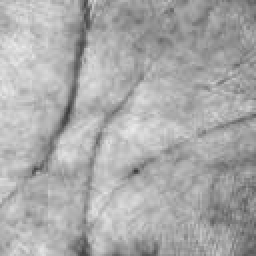
%> input picture 20230506 掌纹识别系统/test_image.jpg, 128 x 128 px (shown 2 times larger)
$ octave --eval "result = Process_Main(imread('../20230506 掌纹识别系统/test_image.jpg'));"   (GNU Octave 9; MATLAB toolbox functions it lacks are replaced by stand-ins)
%> lines starting %> are read from the running program, lines starting %| are printed output that depends on the picture; in (x1, y1, x2, y2) boxes, pixels count from 0 and x2, y2 are one past the last pixel; in counts of white or black regions, pixels touching at a corner belong together; the program's own positions count from 1
### 20230606 路面裂缝检测算法/hist_con.m
function s_out = hist_con(s_in, flag)
% 输入参数s_in为图像数据，flag为是否显示结果的标志位
% 如果未提供flag参数，默认为0，不显示结果

if nargin < 2
    flag = 0;
end

% 判断输入图像的维度，如果为3维则将其转换为灰度图像
if ndims(s_in) == 3
    I = rgb2gray(s_in);
else
    I = s_in;
end

% 对灰度图像进行直方图均衡化
s_out = histeq(I);

% 如果flag为真，则显示原图、原图直方图、均衡化结果和均衡化结果直方图
if flag
    figure;
    subplot(2, 2, 1); imshow(I); title('原图');
    subplot(2, 2, 2); imhist(I); title('原图直方图');
    subplot(2, 2, 3); imshow(s_out); title('均衡化结果');
    subplot(2, 2, 4); imhist(s_out); title('均衡化结果直方图');
end

### 20230606 路面裂缝检测算法/med_process.m
function s_out = med_process(s_in, flag)
% 中值滤波处理函数
if nargin < 2
    flag = 0;
end

% 判断输入图像的维度
if ndims(s_in) == 3
    % 如果是三通道图像，则将其转换为灰度图像
    I = rgb2gray(s_in);
else
    % 如果是灰度图像，则直接使用
    I = s_in;
end

% 对输入图像进行中值滤波处理
s_out = medfilt2(I);

% 根据标志位进行可视化展示
if flag
    figure;
    subplot(2, 2, 1); imshow(I); title('原图');
    subplot(2, 2, 2); imhist(I); title('原图直方图');
    subplot(2, 2, 3); imshow(s_out); title('中值滤波');
    subplot(2, 2, 4); imhist(s_out); title('中值滤波直方图');
end

### 20230606 路面裂缝检测算法/adjgamma.m
function newim = adjgamma(im, g)
% 根据输入图像和Gamma参数调整图像亮度
% 参数：
%   im：输入图像
%   g：Gamma参数（可选，默认为1）
% 返回值：
%   newim：调整后的图像

if nargin < 2
    g = 1;  % 如果未提供Gamma参数，则默认为1
end

if g <= 0
    error('Gamma参数必须大于0');  % 检查Gamma参数是否大于0，如果小于等于0则抛出错误
end

if ndims(im) == 3
    I = rgb2gray(im);  % 如果图像是RGB格式，则转换为灰度图像
else
    I = im;  % 否则，图像已经是灰度图像
end

if isa(I, 'uint8')
    newim = double(I);  % 如果图像是uint8类型，转换为double类型
else
    newim = I;  % 否则，图像已经是double类型
end

newim = newim - min(min(newim));  % 将图像灰度值减去最小值，使得最小值变为0
newim = newim ./ max(max(newim));  % 将图像灰度值除以最大值，使得最大值变为1
newim = newim .^ (1/g);  % 对图像进行Gamma校正，通过将每个像素的值提升到1/g次幂来调整亮度

% 返回调整后的图像

### 20230606 路面裂缝检测算法/IterProcess.m
function [bw, th] = IterProcess(Img)
% 判断输入图像的维度，如果是三维则转换为灰度图像
if ndims(Img) == 3
    I = rgb2gray(Img);
else
    I = Img;
end

% 初始阈值的设置
T0 = (double(max(I(:))) + double(min(I(:))))/2;
flag = 1;

% 迭代过程，直到阈值不再变化
while flag
    % 根据当前阈值将图像分为两部分：大于阈值和小于等于阈值
    ind1 = I > T0;
    ind2 = ~ind1;

    % 根据两部分的平均灰度值计算新的阈值
    T1 = (mean(double(I(ind1))) + mean(double(I(ind2))))/2;

    % 判断新旧阈值之间的差异是否大于0.5
    flag = abs(T1-T0) > 0.5;

    % 更新阈值为新计算得到的值
    T0 = T1;
end

% 输出二值化结果和最终确定的阈值
bw = ind1;
th = T1;

### 20230606 路面裂缝检测算法/bw_filter.m
function bwn = bw_filter(bw, keepnum)
% 输入参数bw为二值图像，keepnum为保留的连通区域数量
% 如果未提供keepnum参数，默认为15

if nargin < 2
    keepnum = 15;
end

% 对输入的二值图像进行连通区域标记，使用8连通区域标记
[L, num] = bwlabel(bw, 8);

% 创建一个大小为num的零向量Ln
Ln = zeros(1, num);

% 获取各个连通区域的面积并存储到Ln中
stats = regionprops(L, 'Area');
Ln = cat(1, stats.Area);

% 对Ln按照面积进行排序，并返回排序后的结果Ln和对应的索引ind
[Ln, ind] = sort(Ln);

% 如果连通区域的数量大于等于keepnum
if num > keepnum || num == keepnum
    % 遍历前num-keepnum个连通区域
    for i = 1 : num - keepnum
        % 将这些连通区域对应的像素置为0，即去除这些连通区域
        bw(L == ind(i)) = 0;
    end
end

% 将处理后的二值图像返回
bwn = bw;

### 20230606 路面裂缝检测算法/Identify_Object.m
function bwn = Identify_Object(bw, MinArea, MinRate)
% 输入参数bw为二值图像，MinArea为最小区域面积，MinRate为最小长宽比
% 如果未提供MinArea和MinRate参数，默认值分别为20和3

if nargin < 3
    MinRate = 3;
end
if nargin < 2
    MinArea = 20;
end

% 对二值图像进行连通区域标记
[L, num] = bwlabel(bw);

% 计算各个连通区域的面积、主轴长度和次轴长度
stats = regionprops(L, 'Area', 'MajorAxisLength', 'MinorAxisLength');
Ap = cat(1, stats.Area);
Lp1 = cat(1, stats.MajorAxisLength);
Lp2 = cat(1, stats.MinorAxisLength);

% 计算各个连通区域的长宽比
Lp = Lp1 ./ Lp2;

% 根据最小区域面积MinArea，将面积小于MinArea的连通区域设为背景
for i = 1:num
    if Ap(i) < MinArea
        bw(L == i) = 0;
    end
end

% 计算最小长宽比阈值MinRate
MinRate = max(Lp) * 0.4;

% 根据最小长宽比MinRate，将长宽比小于MinRate的连通区域设为背景
for i = 1:num
    if Lp(i) < MinRate
        bw(L == i) = 0;
    end
end

bwn = bw;

### 20230606 路面裂缝检测算法/Project.m
function [projectr, projectc] = Project(bw)
% 投影函数，计算二值图像的行投影和列投影

% 计算行投影
projectr = sum(bw, 2);

% 计算列投影
projectc = sum(bw, 1);

### 20230606 路面裂缝检测算法/Judge_Crack.m
function bwn = Judge_Crack(bw, Ig, th)
% 根据给定的阈值判断裂缝
if nargin < 3
    th = 20;
end

% 对输入的二值化图像进行标记连通域操作
[L, num] = bwlabel(bw);

% 将灰度图像转换为uint8类型，并进行归一化处理
Ig = im2uint8(mat2gray(Ig));
Ig = double(Ig);

% 对每个连通域进行处理
stats = regionprops(L, 'Area', 'BoundingBox');
for i = 1 : num
    % 获取连通域的边界框坐标
    Ymin = round(stats(i).BoundingBox(1));
    Ymax = round(stats(i).BoundingBox(1) + stats(i).BoundingBox(3));
    Xmin = round(stats(i).BoundingBox(2));
    Xmax = round(stats(i).BoundingBox(2) + stats(i).BoundingBox(4));

    % 计算边界框内像素的灰度值总和
    sum1(i) = 0;
    for k1 = Xmin : Xmax-1
        for k2 = Ymin : Ymax-1
            sum1(i) = sum1(i) + Ig(k1, k2);
        end
    end

    % 计算边界框的面积
    RectArea(i) = stats(i).BoundingBox(3)*stats(i).BoundingBox(4);

    % 计算边界框内像素的平均灰度值
    Average1(i) = sum1(i)/RectArea(i);

    % 提取连通域内的像素灰度值
    [r, c] = find(L == i);
    Ln(i) = length(find(L==i));
    for j = 1 : Ln(i)
        gv(i, j) = Ig(r(j), c(j));
    end

    % 计算连通域内像素的灰度值总和
    sum2(i) = sum(gv(i, :));

    % 计算连通域内像素的平均灰度值
    Average2(i) = sum2(i)/Ln(i);

    % 计算两个平均灰度值之间的差值
    Sub(i) = abs(Average1(i) - Average2(i));

    % 如果差值小于阈值，则将该连通域标记为非裂缝区域
    if Sub(i) < th
        bw(find(L==i)) = 0;
    end
end

% 输出处理后的二值化图像
bwn = bw;

### 20230606 路面裂缝检测算法/Bridge_Crack.m
function bwn = Bridge_Crack(bw)
% 桥梁裂缝图像处理函数，用于检测和修复裂缝
% 参数：
%   bw：输入的二值化图像
% 返回值：
%   bwn：修复后的二值化图像

[row, col] = size(bw);  % 获取图像的行数和列数
[L, num] = bwlabel(bw);  % 对二值图像进行连通区域标记，获取连通区域数量和标记图像
bwn = bw;  % 复制输入图像，用于修复操作

if num < 2
    return;  % 如果连通区域数量小于2，则无需修复，直接返回
end

stats = regionprops(L, 'BoundingBox');  % 获取每个连通区域的边界框信息

% 遍历每个连通区域，进行裂缝修复
for i = 1:num
    l(i) = round(stats(i).BoundingBox(1) + 0.5);  % 获取边界框的左边界坐标
    b(i) = round(stats(i).BoundingBox(2) - 0.5);  % 获取边界框的下边界坐标
    r(i) = round(stats(i).BoundingBox(1) + stats(i).BoundingBox(3) - 1.5);  % 获取边界框的右边界坐标
    rb(i) = round(stats(i).BoundingBox(2) + stats(i).BoundingBox(4));  % 获取边界框的上边界坐标
end

l(l<=0) = 1;  % 对边界坐标进行修正，确保不越界
b(b<=0) = 1;
r(r>=col) = col;
rb(rb>=row) = row;

try
    % 遍历连通区域，进行裂缝修复操作
    for i = 1:num-1
        for j = b(i):rb(i)
            if bw(j, r(i)) ~= 0
                break;  % 找到裂缝的边界位置，结束循环
            end
        end
        for k = b(i+1):rb(i+1)
            if bw(k, l(i+1)) ~= 0
                break;  % 找到裂缝的边界位置，结束循环
            end
        end

        % 根据裂缝的位置进行修复操作
        Yi = l(i+1);
        Ya = r(i);
        Xi = k;
        Xa = j;
        d = Yi - Ya;
        e = Xa - Xi;

        % 根据裂缝位置的不同情况进行修复
        if e > 0
            if (d > e) || (d == e)
                for p = 1:e
                    bw(j-p, r(i)+p) = 1;
                    bw(j-p-1, r(i)+p) = 1;
                    bw(j-p+1, r(i)+p) = 1;
                end
                for q = e+1:d-1
                    bw(j-e, r(i)+q) = 1;
                    bw(j-e-1, r(i)+q) = 1;
                    bw(j-e+1, r(i)+q) = 1;
                end
            end
            if d < e
                for p = 1:d
                    bw(j-p, r(i)+d) = 1;
                    bw(j-p-1, r(i)+d) = 1;
                    bw(j-p+1, r(i)+d) = 1;
                end
                for q = d+1:e-1
                    bw(j-q, r(i)+d) = 1;
                    bw(j-q, r(i)+d-1) = 1;
                    bw(j-q, r(i)+d+1) = 1;
                end
            end
            if d == 0
                for p = 1:e
                    bw(j-p, r(i)) = 1;
                    bw(j-p, r(i)-1) = 1;
                    bw(j-p, r(i)+1) = 1;
                end
            end
        end
        if e < 0
            e = abs(e);
            if (d > e) || (d == e)
                for p = 1:e
                    bw(j+p, r(i)+p) = 1;
                    bw(j+p-1, r(i)+p) = 1;
                    bw(j+p+1, r(i)+p) = 1;
                end
                for q = e+1:d-1
                    bw(j+e, r(i)+q) = 1;
                    bw(j+e-1, r(i)+q) = 1;
                    bw(j+e+1, r(i)+q) = 1;
                end
            end
            if d < e
                for p = 1:d
                    bw(j+p, r(i)+p) = 1;
                    bw(j+p-1, r(i)+p) = 1;
                    bw(j+p+1, r(i)+p) = 1;
                end
                for q = d+1:e-1
                    bw(j+q, r(i)+d) = 1;
                    bw(j+q, r(i)+d-1) = 1;
                    bw(j+q, r(i)+d+1) = 1;
                end
            end
            if d == 0
                for p = 1:e
                    bw(j+p, r(i)) = 1;
                    bw(j+p, r(i)-1) = 1;
                    bw(j+p, r(i)+1) = 1;
                end
            end
        end
        if e == 0
            for p = 1:d
                bw(j, r(i)+p) = 1;
                bw(j-1, r(i)+p) = 1;
                bw(j+1, r(i)+p) = 1;
            end
        end
        if d < 0
            for p = min(Xa, Xi):max(Xa, Xi)
                for q = min(Ya, Yi):max(Ya, Yi)
                    bw(p, q) = 1;
                end
            end
        end
    end
catch
    bwn = bw;
    return;  % 出现错误时，返回原始图像
end

bwn = bw;  % 返回修复后的图像

### 20230606 路面裂缝检测算法/Judge_Direction.m
function [flag, rect] = Judge_Direction(bw)
% 判断裂缝的方向
[L, num] = bwlabel(bw);

% 获取连通域的面积和边界框信息
stats = regionprops(bw, 'Area', 'BoundingBox');
Area = cat(1, stats.Area);

% 按照面积进行降序排序
[Area, ind] = sort(Area, 'descend');

% 判断连通域数量
if num == 1
    % 如果只有一个连通域，则直接使用其边界框作为结果
    rect = stats.BoundingBox;
else
    % 如果有多个连通域，则选取面积最大的两个连通域的边界框进行合并
    rect1 = stats(ind(1)).BoundingBox;
    rect2 = stats(ind(2)).BoundingBox;

    % 合并两个边界框的位置信息
    s1 = [rect1(1); rect2(1)];
    s2 = [rect1(2); rect2(2)];
    s = [min(s1) min(s2) rect1(3)+rect2(3) rect1(4)+rect2(4)];
    rect = s;
end

% 计算边界框的宽高比
rate = rect(3)/rect(4);

% 根据宽高比判断裂缝的方向
if rate > 1
    % 宽度大于高度，判断为横向裂缝
    flag = 1;
else
    % 宽度小于等于高度，判断为纵向裂缝
    flag = 2;
end

### 20230606 路面裂缝检测算法/Process_Main.m
function Result = Process_Main(I)
% 主处理函数，对输入图像进行一系列处理，并返回结果

% 判断输入图像的维度，若为彩色图像则转换为灰度图像
if ndims(I) == 3
    I1 = rgb2gray(I);
else
    I1 = I;
end

% 直方图均衡化
I2 = hist_con(I1);

% 中值滤波
I3 = med_process(I2);

% 对比度增强
I4 = adjgamma(I3, 2);

% 迭代阈值处理
[bw, th] = IterProcess(I4);

% 取反，得到裂缝图像
bw = ~bw;

% 使用尺寸滤波器对裂缝图像进行处理
bwn1 = bw_filter(bw, 15);

% 对处理后的裂缝图像进行标记和筛选
bwn2 = Identify_Object(bwn1);

% 计算裂缝图像的行投影和列投影
[projectr, projectc] = Project(bwn2);

% 获取裂缝图像的尺寸
[r, c] = size(bwn2);

% 对裂缝图像进行裂缝判定处理
bwn3 = Judge_Crack(bwn2, I4);

% 对裂缝图像进行裂缝连接处理
bwn4 = Bridge_Crack(bwn3);

% 判断裂缝的方向
[flag, rect] = Judge_Direction(bwn4);

% 根据裂缝方向确定结果字符串和裂缝宽度的最大和最小值
if flag == 1
    str = '横向裂缝';
    wdmax = max(projectc);
    wdmin = min(projectc);
else
    str = '纵向裂缝';
    wdmax = max(projectr);
    wdmin = min(projectr);
end

% 构建结果结构体
Result.Image = I1;
Result.hist = I2;
Result.Medfilt = I3;
Result.Enance = I4;
Result.Bw = bw;
Result.BwFilter = bwn1;
Result.CrackRec = bwn2;
Result.Projectr = projectr;
Result.Projectc = projectc;
Result.CrackJudge = bwn3;
Result.CrackBridge = bwn4;
Result.str = str;
Result.rect = rect;
Result.BwEnd = bwn4;
Result.BwArea = bwarea(bwn4);%计算裂缝面积
Result.BwLength = max(rect(3:4));
Result.BwWidthMax = wdmax;
Result.BwWidthMin = wdmin;
Result.BwTh = th;
%> in Process_Main, I1 is the input picture: size 128x128 uint8; min 59, max 235, mean 169.9
%> in adjgamma, `newim = newim .^ (1/g);`:
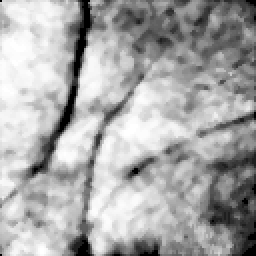
%> newim: size 128x128 double (shown 2 times larger); min 0, max 1, mean 0.661
%> in IterProcess, `T0 = (double(max(I(:))) + double(min(I(:))))/2;`: T0 = 0.5
%> the loop in IterProcess, `while flag` made 1 pass
%> (T1, flag, T0) on pass 1: (0.544, false, 0.544)
%> pass 1, in IterProcess, `ind1 = I > T0;`:
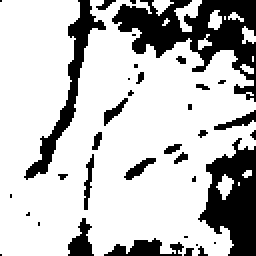
%> ind1: size 128x128 logical (shown 2 times larger); 75.6% white; 37 black regions (24 under 20 px), largest, box (x1, y1, x2, y2) and area: (56, 0, 128, 51) 1511, (99, 69, 128, 128) 1020, (12, 0, 53, 90) 609
%> in IterProcess, `th = T1;`: th = 0.544
%> in bw_filter, `[L, num] = bwlabel(bw, 8);`: num = 37
%> in bw_filter, `stats = regionprops(L, 'Area');`: stats = 37 regions; largest, Area: 1511, 1020, 609, 192, 137
%> in bw_filter, `Ln = cat(1, stats.Area);`: Ln = 37 values, max 1511 at index 14, min 1 at index 1, mean 107.8
%> in bw_filter, `[Ln, ind] = sort(Ln);`: Ln = 37 values from 1 to 1511; ind = 37 values, max 37 at index 17, min 1 at index 1, mean 19
%> the loop in bw_filter, `for i = 1 : num - keepnum` made 22 passes
%> in Identify_Object, `[L, num] = bwlabel(bw);`:
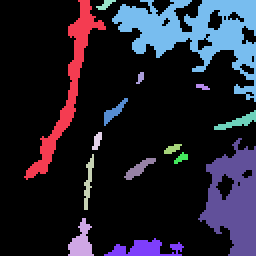
%> L: size 128x128 double (shown 2 times larger); 16 distinct labels, from 0 to 15; one colour per label, 0 black
%> in Identify_Object, `[L, num] = bwlabel(bw);`: num = 15
%> in Identify_Object, `stats = regionprops(L, 'Area', 'MajorAxisLength', 'MinorAxisLength');`: stats = 15 regions; largest, Area, MajorAxisLength and MinorAxisLength: 1511 83.04 39.76, 1020 57.43 28.21, 609 113.2 13.38, 192 38.83 8.71, 137 20.11 11.35
%> in Identify_Object, `Ap = cat(1, stats.Area);`: Ap = [609; 137; 66; 28; 24; 58; 192; 1511; 69; 15; 27; 22; 14; 1020; 78]
%> in Identify_Object, `Lp1 = cat(1, stats.MajorAxisLength);`: Lp1 = [113.2; 20.11; 30.46; 10.34; 10.04; 17.67; 38.83; 83.04; 19.03; 6.81; 9.8; 8.44; 7.63; 57.43; 24.82]
%> in Identify_Object, `Lp2 = cat(1, stats.MinorAxisLength);`: Lp2 = [13.38; 11.35; 3.37; 3.71; 3.64; 4.93; 8.71; 39.76; 5.03; 3.1; 3.69; 3.82; 2.56; 28.21; 4.87]
%> in Identify_Object, `Lp = Lp1 ./ Lp2;`: Lp = [8.46; 1.77; 9.03; 2.79; 2.76; 3.58; 4.46; 2.09; 3.79; 2.2; 2.66; 2.21; 2.98; 2.04; 5.1]
%> the loop in Identify_Object, `for i = 1:num` made 15 passes
%> after the loop in Identify_Object, `for i = 1:num`:
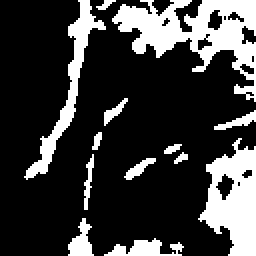
%> bw: size 128x128 logical (shown 2 times larger); 23.4% white; 13 white regions, largest, box (x1, y1, x2, y2) and area: (56, 0, 128, 51) 1511, (99, 69, 128, 128) 1020, (12, 0, 53, 90) 609
%> in Identify_Object, `MinRate = max(Lp) * 0.4;`: MinRate = 3.61
%> after the loop in Identify_Object, `for i = 1:num`:
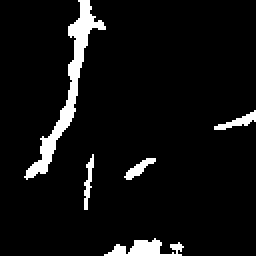
%> bw: size 128x128 logical (shown 2 times larger); 6.2% white; 5 white regions
%> in Project, `projectr = sum(bw, 2);`: projectr = 128 values, max 39 at index 128, min 0 at index 106, mean 7.92
%> in Project, `projectc = sum(bw, 1);`: projectc = 128 values, max 42 at index 38, min 0 at index 1, mean 7.92
%> in Judge_Crack, `[L, num] = bwlabel(bw);`:
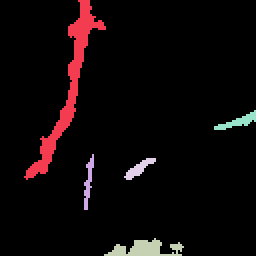
%> L: size 128x128 double (shown 2 times larger); 6 distinct labels, from 0 to 5; one colour per label, 0 black
%> in Judge_Crack, `[L, num] = bwlabel(bw);`: num = 5
%> in Judge_Crack, `stats = regionprops(L, 'Area', 'BoundingBox');`: stats = 5 regions; box (x1, y1, x2, y2) and Area: (12, 0, 53, 90) 609, (52, 119, 92, 128) 192, (107, 55, 128, 65) 78, (62, 79, 78, 90) 69, (42, 77, 47, 105) 66
%> the loop in Judge_Crack, `for i = 1 : num` made 5 passes
%> (Ymin, Ymax, Xmin, Xmax) on passes 1 to 5: (13, 54, 1, 91), (43, 48, 78, 106), (53, 93, 120, 129), (63, 79, 80, 91), (108, 129, 56, 66)
%> after the loop in Judge_Crack, `for i = 1 : num`: Average1 = [181.4 143.1 116.5 132.9 141.4]; Average2 = [55.14 106.9 78.53 77.9 80.76]; Ln = [609 66 192 69 78]; RectArea = [3690 140 360 176 210]; Sub = [126.3 36.16 38 54.97 60.67]; sum1 = [669396 20027 41949 23385 29699]; sum2 = [33583 7055 15077 5375 6299]
%> in Bridge_Crack, `stats = regionprops(L, 'BoundingBox');`: stats = 5 regions; box (x1, y1, x2, y2): (12, 0, 53, 90), (42, 77, 47, 105), (52, 119, 92, 128), (62, 79, 78, 90), (107, 55, 128, 65)
%> the loop in Bridge_Crack, `for i = 1:num` made 5 passes
%> after the loop in Bridge_Crack, `for i = 1:num`: b = [0 77 119 79 55]; l = [13 43 53 63 108]; r = [52 46 91 77 127]; rb = [91 106 129 91 66]
%> the loop in Bridge_Crack, `for i = 1:num-1` made 4 passes
%> (Yi, Ya, Xi, Xa, d, e) on passes 1 to 4: (43, 52, 92, 12, -9, 80), (53, 46, 128, 77, 7, 51), (63, 91, 89, 123, -28, 34), (108, 77, 64, 80, 31, 16)
%> after the loop in Bridge_Crack, `for i = 1:num-1`:
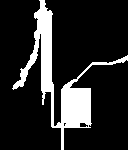
%> bw: size 150x128 logical; 16% white; 1 white region, box (x1, y1, x2, y2) and area: (12, 0, 128, 150) 3069
%> in Judge_Direction, `[L, num] = bwlabel(bw);`: num = 1
%> in Judge_Direction, `stats = regionprops(bw, 'Area', 'BoundingBox');`: stats = 1 region; box (x1, y1, x2, y2) and Area: (12, 0, 128, 150) 3069
%> in Judge_Direction, `Area = cat(1, stats.Area);`: Area = 3069
%> in Judge_Direction, `[Area, ind] = sort(Area, 'descend');`: ind = 1
%> in Judge_Direction, `rect = stats.BoundingBox;`: rect = [12.5 0.5 116 150]
%> in Judge_Direction, `rate = rect(3)/rect(4);`: rate = 0.773
%> in Process_Main, `[flag, rect] = Judge_Direction(bwn4);`: flag = 2; rect = [12.5 0.5 116 150]
%> in Process_Main, `wdmax = max(projectr);`: wdmax = 39
%> in Process_Main, `wdmin = min(projectr);`: wdmin = 0
%> in Process_Main, `Result.Projectr = projectr;`: Result.Projectr has the same summary as projectr in Project
%> in Process_Main, `Result.Projectc = projectc;`: Result.Projectc has the same summary as projectc in Project
%> in Process_Main, `Result.rect = rect;`: Result.rect = [12.5 0.5 116 150]
%> in Process_Main, `Result.BwArea = bwarea(bwn4);`: Result.BwArea = 3091.6
%> in Process_Main, `Result.BwLength = max(rect(3:4));`: Result.BwLength = 150
%> in Process_Main, `Result.BwWidthMax = wdmax;`: Result.BwWidthMax = 39
%> in Process_Main, `Result.BwWidthMin = wdmin;`: Result.BwWidthMin = 0
%> in Process_Main, `Result.BwTh = th;`: Result.BwTh = 0.544

$ run again, on 20230506 掌纹识别系统/002_1_r.jpg
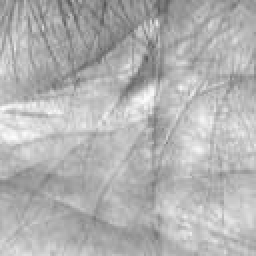
%> input picture 20230506 掌纹识别系统/002_1_r.jpg, 128 x 128 px (shown 2 times larger)
%> in Process_Main, I1 is the input picture: size 128x128 uint8; min 85, max 253, mean 178.4
%> in IterProcess, `T0 = (double(max(I(:))) + double(min(I(:))))/2;`: T0 = 0.5
%> the loop in IterProcess, `while flag` made 1 pass
%> (T1, flag, T0) on pass 1: (0.547, false, 0.547)
%> pass 1, in IterProcess, `ind1 = I > T0;`:
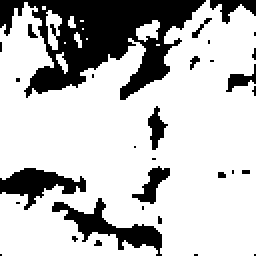
%> ind1: size 128x128 logical (shown 2 times larger); 75.5% white; 31 black regions (23 under 20 px), largest, box (x1, y1, x2, y2) and area: (0, 0, 103, 50) 2498, (26, 99, 81, 128) 487, (0, 84, 43, 105) 413
%> in IterProcess, `th = T1;`: th = 0.547
%> in bw_filter, `[L, num] = bwlabel(bw, 8);`: num = 31
%> in bw_filter, `stats = regionprops(L, 'Area');`: stats = 31 regions; largest, Area: 2498, 487, 413, 146, 129
%> in bw_filter, `Ln = cat(1, stats.Area);`: Ln = 31 values, max 2498 at index 1, min 1 at index 4, mean 129.4
%> in bw_filter, `[Ln, ind] = sort(Ln);`: Ln = 31 values from 1 to 2498; ind = 31 values, max 31 at index 3, min 1 at index 31, mean 16
%> the loop in bw_filter, `for i = 1 : num - keepnum` made 16 passes
%> in Identify_Object, `[L, num] = bwlabel(bw);`: num = 15
%> in Identify_Object, `stats = regionprops(L, 'Area', 'MajorAxisLength', 'MinorAxisLength');`: stats = 15 regions; largest, Area, MajorAxisLength and MinorAxisLength: 2498 94.75 53.48, 487 62.53 15.16, 413 43.45 15.51, 146 24.46 9.83, 129 25.76 11.09
%> Ap = [2498; 413; 19; 487; 9; 146; 106; 7; 18; 26; 129; 11; 83; 8; 8]
%> Lp1 = [94.75; 43.45; 8.65; 62.53; 3.95; 24.46; 20.19; 4.31; 7.91; 16.07; 25.76; 4.5; 18.15; 4.62; 6.37]
%> Lp2 = [53.48; 15.51; 3.68; 15.16; 3.34; 9.83; 7.86; 2.23; 3.65; 2.89; 11.09; 3.28; 8.06; 2.31; 2.02]
%> Lp = [1.77; 2.8; 2.35; 4.12; 1.19; 2.49; 2.57; 1.94; 2.17; 5.56; 2.32; 1.37; 2.25; 2; 3.15]
%> the loop in Identify_Object, `for i = 1:num` made 15 passes
%> MinRate = 2.22
%> in Project, `projectr = sum(bw, 2);`: projectr = 128 values, max 49 at index 92, min 0 at index 20, mean 10.86
%> in Project, `projectc = sum(bw, 1);`: projectc = 128 values, max 48 at index 78, min 0 at index 86, mean 10.86
%> in Judge_Crack, `[L, num] = bwlabel(bw);`: num = 7
%> in Judge_Crack, `stats = regionprops(L, 'Area', 'BoundingBox');`: stats = 7 regions; box (x1, y1, x2, y2) and Area: (26, 99, 81, 128) 487, (0, 84, 43, 105) 413, (66, 83, 85, 102) 146, (105, 0, 128, 12) 129, (74, 53, 84, 75) 106, (113, 32, 128, 46) 83, (96, 9, 106, 19) 26
%> the loop in Judge_Crack, `for i = 1 : num` made 7 passes
%> (Ymin, Ymax, Xmin, Xmax) on passes 1 to 7: (1, 44, 85, 106), (27, 82, 100, 129), (67, 86, 84, 103), (75, 85, 54, 76), (97, 107, 10, 20), (106, 129, 1, 13), (114, 129, 33, 47)
%> after the loop in Judge_Crack, `for i = 1 : num`: Average1 = [127.5 147 137.2 129.4 161.6 129.4 144.4]; Average2 = [95.28 99.94 101.3 89.35 118.2 95.76 94.08]; Ln = [413 487 146 106 26 129 83]; RectArea = [903 1595 361 220 100 276 210]; Sub = [32.19 47.07 35.9 40.1 43.49 33.62 50.27]; sum1 = [115100 234479 49512 28479 16164 35708 30314]; sum2 = [39349 48669 14783 9471 3072 12353 7809]
%> in Bridge_Crack, `stats = regionprops(L, 'BoundingBox');`: stats = 7 regions; box (x1, y1, x2, y2): (0, 84, 43, 105), (26, 99, 81, 128), (66, 83, 85, 102), (74, 53, 84, 75), (96, 9, 106, 19), (105, 0, 128, 12), (113, 32, 128, 46)
%> the loop in Bridge_Crack, `for i = 1:num` made 7 passes
%> after the loop in Bridge_Crack, `for i = 1:num`: b = [84 99 83 53 9 0 32]; l = [1 27 67 75 97 106 114]; r = [42 80 84 83 105 127 127]; rb = [106 129 103 76 20 13 47]
%> the loop in Bridge_Crack, `for i = 1:num-1` made 6 passes
%> (Yi, Ya, Xi, Xa, d, e) on passes 1 to 6: (27, 42, 104, 90, -15, 14), (67, 80, 98, 117, -13, 19), (75, 84, 60, 85, -9, 25), (97, 83, 17, 60, 14, 43), (106, 105, 1, 10, 1, 9), (114, 127, 46, 1, -13, 45)
%> bwn4: size 129x128 logical; 12.6% white; 3 white regions
%> in Judge_Direction, `[L, num] = bwlabel(bw);`:
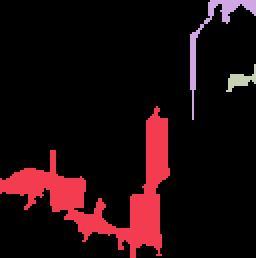
%> L: size 129x128 double (shown 2 times larger); 4 distinct labels, from 0 to 3; one colour per label, 0 black
%> in Judge_Direction, `[L, num] = bwlabel(bw);`: num = 3
%> in Judge_Direction, `stats = regionprops(bw, 'Area', 'BoundingBox');`: stats = 3 regions; box (x1, y1, x2, y2) and Area: (0, 53, 85, 129) 1740, (95, 0, 128, 60) 265, (113, 32, 128, 46) 83
%> Area = [1740; 265; 83]
%> in Judge_Direction, `[Area, ind] = sort(Area, 'descend');`: ind = [1; 2; 3]
%> rect1 = [0.5 53.5 85 76]
%> rect2 = [95.5 0.5 33 60]
%> s1 = [0.5; 95.5]
%> s2 = [53.5; 0.5]
%> s = [0.5 0.5 118 136]
%> rate = 0.868
%> in Process_Main, `[flag, rect] = Judge_Direction(bwn4);`: flag = 2; rect = [0.5 0.5 118 136]
%> wdmax = 49
%> wdmin = 0
%> Result.Projectr has the same summary as projectr in Project
%> Result.Projectc has the same summary as projectc in Project
%> Result.rect = [0.5 0.5 118 136]
%> Result.BwArea = 2108.6
%> Result.BwLength = 136
%> Result.BwWidthMax = 49
%> Result.BwWidthMin = 0
%> Result.BwTh = 0.547
